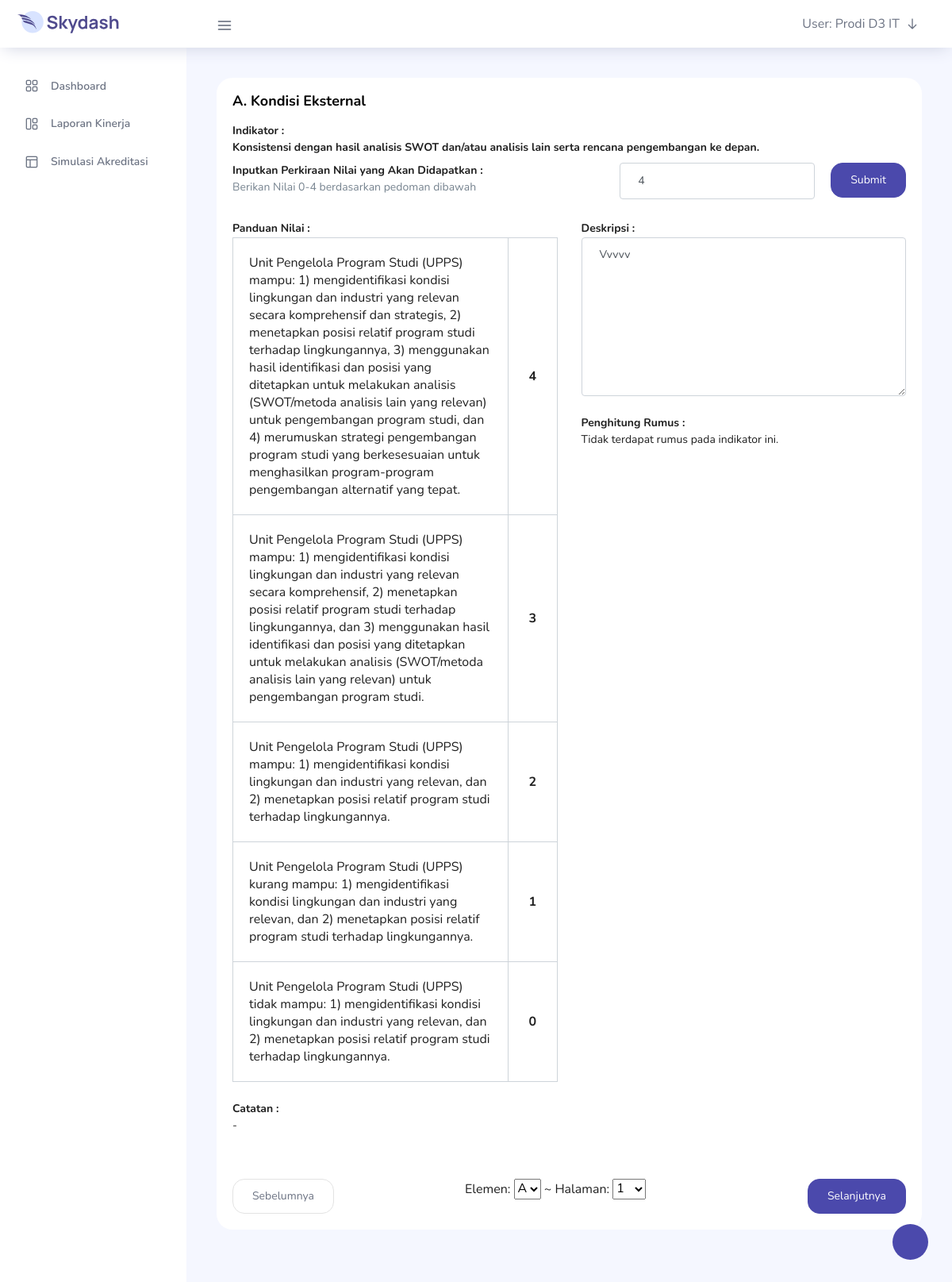
/pages/forms/pertanyaan_akreditasi.php (signed in), run on the app's committed database.
### tables this page shows
CREATE TABLE `penilaian` (
  `id` int(11) NOT NULL,
  `elemen` varchar(255) DEFAULT NULL,
  `indikator` text NOT NULL,
  `nilai_4` text NOT NULL,
  `nilai_3` text NOT NULL,
  `nilai_2` text NOT NULL,
  `nilai_1` text NOT NULL,
  `nilai_0` text NOT NULL,
  `catatan` text NOT NULL
);

### controllers/pemisahController.php (called while the page is built, shortened)
<?php
function perluPemisah($entitas)
{
    if (strpos($entitas, '*') == false)
        return false;
    else
        return true;
}

### controllers/nilaiAkreditasiController.php (called while the page is built, shortened)
<?php
include_once("connection.php");
if ($_SESSION['id'] == ID_PRODI_D3_IT)
    $users_id = ID_ASESOR_D3_IT;
else
    $users_id = $_SESSION['id'];
$result = mysqli_query(
    $conn,
    "SELECT *
    FROM `nilai`
    WHERE users_id = $users_id
    ORDER BY id
    "
);
function getListNilai()
{
    global $result;
    if ($result->num_rows > 0) {
        $data = mysqli_fetch_array($result);
        $list_nilai = unserialize($data['list_nilai']);
        return $list_nilai;
    } else
        inputPertamaListNilai();
    return inisialisasiListNilai();
}
function getListDeskripsi()
{
    if ($_SESSION['id'] == ID_PRODI_D3_IT)
        $users_id = ID_ASESOR_D3_IT;
    else
        $users_id = $_SESSION['id'];
    global $conn;
    $result = mysqli_query(
        $conn,
        "SELECT *
        FROM `nilai`
        WHERE users_id = $users_id
        ORDER BY id
        "
    );
    if ($result->num_rows > 0) {
        $data = mysqli_fetch_array($result);
        $list_deskripsi = unserialize($data['list_deskripsi']);
        return $list_deskripsi;
    } else
        inputPertamaListNilai();
    return inisialisasiListDeskripsi();
}

### controllers/elemenController.php (called while the page is built, shortened)
<?php
include_once("nilaiAkreditasiController.php");
function getListIndikatorDenganRumus()
{
    return [7, 8, 13, 14, 15, 16, 17, 18, 19, 20, 21, 22, 23, 24, 25, 26, 27, 28, 29,
    30, 31, 33, 34, 35, 36, 40, 42, 43, 44, 46, 50, 52, 54, 56, 58, 59, 60, 61, 62, 10];
}

### pages/forms/pertanyaan_akreditasi.php (the view, shortened to what this page needs)
<?php
include_once("../../controllers/halamanController.php");
include_once("../../controllers/elemenController.php");
include_once("../../controllers/pemisahController.php");
include_once("../../controllers/nilaiAkreditasiController.php");
$list_nilai = getListNilai();
$list_deskripsi = getListDeskripsi();
if (!isset($_GET['halaman'])) {
  $halaman = 1;
} else {
  $halaman = $_GET['halaman'];
}
$result = mysqli_query(
  $conn,
  "SELECT *
  FROM `penilaian`
  WHERE id = $halaman
  "
);
$data = mysqli_fetch_array($result);
if (!isset($_SESSION['hasil_rumus'])) {
  $hasil_rumus = "(belum submit variabel input)";
} else {
  if ($_SESSION['halaman_hasil_rumus'] == $data['id'])
    $hasil_rumus = $_SESSION['hasil_rumus'];
  else
    $hasil_rumus = "(belum submit variabel input)";
}
$jumlah = 1;
?>
<!DOCTYPE html>
<html lang="en">
<head>
  <link rel="stylesheet" href="../../vendors/feather/feather.css">
  <link rel="stylesheet" href="../../vendors/ti-icons/css/themify-icons.css">
  <link rel="stylesheet" href="../../vendors/css/vendor.bundle.base.css">
  <link rel="stylesheet" href="../../vendors/select2/select2.min.css">
  <link rel="stylesheet" href="../../vendors/select2-bootstrap-theme/select2-bootstrap.min.css">
  <link rel="stylesheet" href="../../css/vertical-layout-light/style.css">
</head>
<body>
  <div class="container-scroller">
    <nav class="navbar col-lg-12 col-12 p-0 fixed-top d-flex flex-row">
      <div class="text-center navbar-brand-wrapper d-flex align-items-center justify-content-center">
        <a class="navbar-brand brand-logo mr-5" href="../../index.php"><img src="../../images/logo.svg" class="mr-2" alt="logo" /></a>
      </div>
      <div class="navbar-menu-wrapper d-flex align-items-center justify-content-end">
        <button class="navbar-toggler navbar-toggler align-self-center" type="button" data-toggle="minimize">
          <span class="icon-menu"></span>
        </button>
        <ul class="navbar-nav navbar-nav-right">
          <li class="nav-item nav-profile dropdown">
            <a class="nav-link dropdown-toggle" href="#" data-toggle="dropdown" id="profileDropdown">
              <?= "User: " . $_SESSION['name'] ?>
              <i class="icon-arrow-down ml-1 mr-1 pb-1"></i>
            </a>
          </li>
        </ul>
      </div>
    </nav>
    <div class="container-fluid page-body-wrapper">
      <div class="theme-setting-wrapper">
        <div id="settings-trigger"><i class="ti-settings"></i></div>
      </div>
      <nav class="sidebar sidebar-offcanvas" id="sidebar">
        <ul class="nav">
          <li class="nav-item">
            <a class="nav-link" href="../../index.php">
              <i class="icon-grid menu-icon"></i>
              <span class="menu-title">Dashboard</span>
            </a>
          </li>
          <li class="nav-item">
            <a class="nav-link" href="../forms/laporan_kinerja.php">
              <i class="icon-content-left menu-icon"></i>
              <span class="menu-title">Laporan Kinerja</span>
            </a>
          </li>
          <li class="nav-item">
            <a class="nav-link" href="../tables/simulasi_akreditasi.php">
              <i class="icon-layout menu-icon"></i>
              <span class="menu-title">Simulasi Akreditasi</span>
            </a>
          </li>
        </ul>
      </nav>
      <div class="main-panel">
        <div class="content-wrapper">
          <div class="row">
            <div class="col-12 grid-margin stretch-card">
              <div class="card">
                <div class="card-body">
                  <h4 class="card-title">
                    <?php
                    if (perluPemisah($data['elemen']))
                      cetakElemen($data['elemen']);
                    else
                      echo $data['elemen'];
                    ?>
                  </h4>
                  <p>
                    <b>Indikator :<br>
                      <?php
                      if ($jumlah == 1)
                        echo $data['indikator'];
                      else {
                        for ($i = 0; $i < count($indikator); $i++)
                          echo $indikator[$i] . "<br>";
                      }
                      ?>
                    </b>
                  </p>
                  <form method="POST" action="../../controllers/nilaiAkreditasiController.php">
                    <div class="row">
                      <div class="col-md">
                        <p class="">
                          <b>Inputkan Perkiraan Nilai yang Akan Didapatkan :</b><br>
                          <span class="card-description">Berikan Nilai 0-4 berdasarkan pedoman dibawah</span>
                        </p>
                      </div>
                      <div class="col-md row justify-content-end">
                        <div class="col-auto">
                          <input type="number" class="form-control" id="input-nilai" name="nilai" placeholder="Nilai" step='any' min=0 max=4 style="margin-left: 10px; margin-right: 10px;" value="<?php if ($list_nilai[$halaman - 1] != -1) echo $list_nilai[$halaman - 1] ?>">
                        </div>
                        <div class="col-auto">
                          <button id="submit-skor" type="submit" class="btn btn-primary">Submit</button>
                        </div>
                      </div>
                    </div>
                  </form>
                  <div class="row">
                    <div class="col-6">
                      <?php if ($jumlah == 1) { ?>
                        <p class="mt-4 mb-0">
                          <b>Panduan Nilai :</b>
                        </p>
                        <div class="table-responsive">
                          <table style="table-layout: fixed; width: 100%" class="table-bordered">
                            <tbody>
                              <tr>
                                <td style="word-wrap: break-word;padding: 20px;width: 85%;">
                                  <?= $data['nilai_4'] ?>
                                </td>
                                <td class="text-center">
                                  <b>4</b>
                                </td>
                              </tr>
                              <tr>
                                <td style="word-wrap: break-word;padding: 20px;width: 85%;">
                                  <?= $data['nilai_3'] ?>
                                </td>
                                <td class="text-center">
                                  <b>3</b>
                                </td>
                              </tr>
                              <tr>
                                <td style="word-wrap: break-word;padding: 20px;width: 85%;">
                                  <?= $data['nilai_2'] ?>
                                </td>
                                <td class="text-center">
                                  <b>2</b>
                                </td>
                              </tr>
                              <tr>
                                <td style="word-wrap: break-word;padding: 20px;width: 85%;">
                                  <?= $data['nilai_1'] ?>
                                </td>
                                <td class="text-center">
                                  <b>1</b>
                                </td>
                              </tr>
                              <tr>
                                <td style="word-wrap: break-word;padding: 20px;width: 85%;">
                                  <?= $data['nilai_0'] ?>
                                </td>
                                <td class="text-center">
                                  <b>0</b>
                                </td>
                              </tr>
                            </tbody>
                          </table>
                        </div>
                      <?php }
                      ?>
                      <p class="mt-4" id="catatan">
                        <b>Catatan :</b><br>
                        <?php
                        if (perluPemisah($data['catatan']))
                          cetakElemen($data['catatan']);
                        else
                          echo $data['catatan'];
                        ?>
                      </p>
                    </div>
                    <div class="col-6">
                      <p class="mt-4">
                        <b>Deskripsi :</b><br>
                        <textarea placeholder="Bisa dikosongkan apabila tidak diperlukan." onchange="update_deskripsi(this)" class="form-control" name="deskripsi" style="resize: vertical; height: 200px; white-space: pre-wrap;"><?php if ($list_deskripsi[$halaman - 1] != -1) echo $list_deskripsi[$halaman - 1] ?></textarea>
                      </p>
                      <form method='POST' action='../../controllers/elemenController.php'>
                        <p class="mt-4">
                          <b id='rumus'>Penghitung Rumus :</b>
                          <?php
                          if (in_array($data['id'], getListIndikatorDenganRumus())) {
                            $nama_output = getVariabelOutputByIndikator($data['id'])['nama_output'];
                            $list_variabel = getVariabelOutputByIndikator($data['id'])['list_variabel'];
                            echo "<br>";
                            cetakInputRumus($list_variabel, $halaman);
                            for ($i = 0; $i < count($nama_output); $i++) {
                              if ($hasil_rumus == '(belum submit variabel input)')
                                echo "<span>$nama_output[$i] = $hasil_rumus</span><br>";
                              else
                                echo "<span>$nama_output[$i] = $hasil_rumus[$i]</span><br>";
                            }
                            echo "<input type='text' hidden value='$halaman' name='halaman'>";
                            echo "<button type='submit' class='btn btn-warning mt-2' name='submit_rumus'>Hitung</button>";
                            if ($hasil_rumus != '(belum submit variabel input)')
                              echo " <button type='button' class='btn btn-primary mt-2' onclick='submit_skor()'>Submit</button>";
                          } else
                            echo "<br>Tidak terdapat rumus pada indikator ini.";
                          ?>
                        </p>
                      </form>
                    </div>
                  </div>
                  <div class="row mt-5">
                    <div class="col-md">
                      <a href="<?php halamanSebelumnya($halaman) ?>"><button type="submit" class="btn btn-outline-light">Sebelumnya</button></a>
                    </div>
                    <div class="col-md">
                      <span>Elemen: </span>
                      <select name="elemen" onchange="pindah_halaman(this)">
                        <option value="1" <?= $data['id'] == 1 ? "selected" : "" ?>>A</option>
                      </select>
                      <span> ~ Halaman: </span>
                      <select name="halaman" onchange="pindah_halaman(this)">
                        <?php
                        $result = mysqli_query($conn, "SELECT id FROM `penilaian` ORDER BY id");
                        while ($data = mysqli_fetch_array($result)) {
                        ?>
                          <option value="<?= $data['id'] ?>" <?= $data['id'] == $halaman ? "selected" : "" ?>>
                            <?= $data['id'] ?>
                          </option>
                        <?php }
                        ?>
                      </select>
                    </div>
                    <div class="col-md">
                      <a href="<?php halamanSelanjutnya($halaman) ?>"><button type="submit" class="btn btn-primary float-right">Selanjutnya</button></a>
                    </div>
                  </div>
                </div>
              </div>
            </div>
          </div>
        </div>
      </div>
    </div>
  </div>
</body>
</html>

### data on the page
penilaian: elemen "A. Kondisi Eksternal", indikator "Konsistensi dengan hasil analisis SWOT dan/atau analisis lain serta rencana pengembangan ke depan.", nilai_4 "Unit Pengelola Program Studi (UPPS) mampu: 1) mengidentifikasi kondisi lingkungan dan industri yang relevan secara komprehensif dan strategis, 2) menetapkan posisi relatif program studi terhadap lingkungannya, 3) menggunakan hasil identifikasi dan posisi yang ditetapkan untuk melakukan analisis (SWOT/metoda analisis lain yang relevan) untuk pengembangan program studi, dan 4) merumuskan strategi pengembangan program studi yang berkesesuaian untuk menghasilkan program-program pengembangan alternatif yang tepat.", nilai_3 "Unit Pengelola Program Studi (UPPS) mampu: 1) mengidentifikasi kondisi lingkungan dan industri yang relevan secara komprehensif, 2) menetapkan posisi relatif program studi terhadap lingkungannya, dan 3) menggunakan hasil identifikasi dan posisi yang ditetapkan untuk melakukan analisis (SWOT/metoda analisis lain yang relevan) untuk pengembangan program studi.", nilai_2 "Unit Pengelola Program Studi (UPPS) mampu: 1) mengidentifikasi kondisi lingkungan dan industri yang relevan, dan 2) menetapkan posisi relatif program studi terhadap lingkungannya.", nilai_1 "Unit Pengelola Program Studi (UPPS) kurang mampu: 1) mengidentifikasi kondisi lingkungan dan industri yang relevan, dan 2) menetapkan posisi relatif program studi terhadap lingkungannya.", nilai_0 "Unit Pengelola Program Studi (UPPS) tidak mampu: 1) mengidentifikasi kondisi lingkungan dan industri yang relevan, dan 2) menetapkan posisi relatif program studi terhadap lingkungannya.", catatan "-", elemen "A"

### other printed values
$_SESSION['name'] "Prodi D3 IT"
form field halaman "1"
